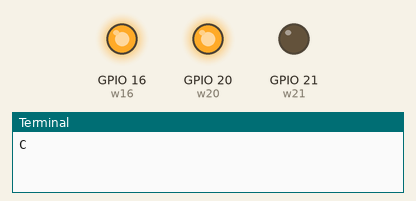
The program below on a simulated Raspberry Pi (BCM pin numbers). On the bench: output pins drawn as LEDs (lit = HIGH), the last lines printed to the terminal.

Above: at 0.5 s.
At 1.5 s:
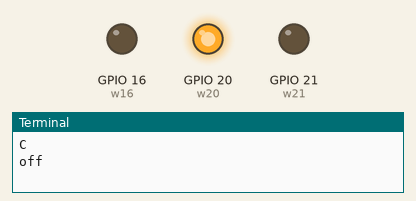
At 2.5 s:
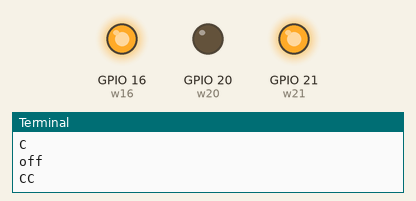
At 3.5 s:
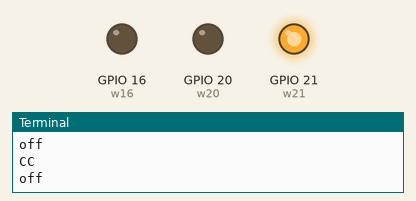
Timing chart, 0 to 5.2 s (numbered marks = the images above):
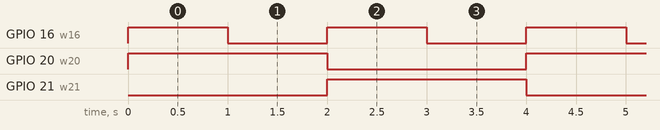

The program:

hack2.py
```python
from gpiozero import PWMLED
from gpiozero import LED
from time import sleep

w16 = PWMLED(16)
w20 = LED(20)
w21 = LED(21)

while True:
    print("C")
    w16.value = 1
    w20.on()
    w21.off()
    sleep(1)

    print("off")
    w16.value = 0
    sleep(1)

    print("CC")
    w16.value = 1
    w20.off()
    w21.on()
    sleep(1)

    print("off")
    w16.value = 0
    sleep(1)
```

Measured:
- by itself, GPIO 16 (w16): alternates HIGH for 1.0 s and LOW for 1.0 s
- by itself, GPIO 20 (w20), GPIO 21 (w21): alternates HIGH for 2.0 s and LOW for 2.0 s
- by itself, everything shown: repeats every 4.0 s, in 4 steps
